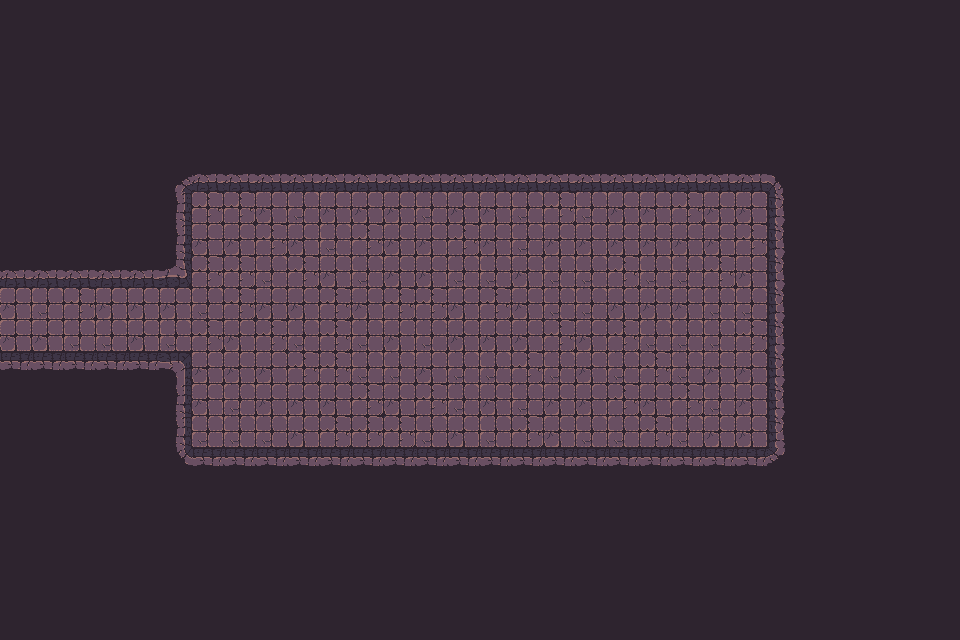

The image is a tile-based game level rendered from a .tmx file. Its description and complete source (layers, tilesets, objects, tile grids) follow:
An orthogonal 30x20 tile map with 32x32 px tiles, 1 tile layer (Tile layer 1), 2 tilesets and 57 objects.

<map version="1.10" tiledversion="1.11.2" orientation="orthogonal" renderorder="right-down" width="30" height="20" tilewidth="32" tileheight="32" infinite="0" nextlayerid="3" nextobjectid="1">
    <tileset firstgid="1" name="Town Tileset" tilewidth="32" tileheight="32" tilecount="64" columns="8">
        <image source="../../../tiles/World H Tileset.png" trans="ff00ff" width="256" height="256" />
        <tile id="4">
            <objectgroup draworder="index" id="2">
                <object id="1" x="0" y="0" width="32" height="32" />
            </objectgroup>
        </tile>
        <tile id="5">
            <objectgroup draworder="index" id="2">
                <object id="1" x="0" y="0" width="32" height="32" />
            </objectgroup>
        </tile>
        <tile id="6">
            <objectgroup draworder="index" id="2">
                <object id="1" x="0" y="0" width="32" height="32" />
            </objectgroup>
        </tile>
        <tile id="7">
            <objectgroup draworder="index" id="2">
                <object id="1" x="0" y="0" width="32" height="32" />
            </objectgroup>
        </tile>
        <tile id="8">
            <objectgroup draworder="index" id="2">
                <object id="1" x="0" y="0" width="32" height="32" />
            </objectgroup>
        </tile>
        <tile id="10">
            <objectgroup draworder="index" id="2">
                <object id="1" x="0" y="32" width="32" height="0" />
            </objectgroup>
        </tile>
        <tile id="11">
            <objectgroup draworder="index" id="2">
                <object id="1" x="0" y="32" width="32" height="0" />
                <object id="2" x="32" y="0" width="0" height="32" />
            </objectgroup>
        </tile>
        <tile id="12">
            <objectgroup draworder="index" id="2">
                <object id="1" x="32" y="0" width="0" height="32" />
            </objectgroup>
        </tile>
        <tile id="13">
            <objectgroup draworder="index" id="2">
                <object id="1" x="0" y="32" width="32" height="0" />
                <object id="2" x="0" y="32" width="32" height="0" />
                <object id="3" x="0" y="0" width="0" height="32" />
            </objectgroup>
        </tile>
        <tile id="14">
            <objectgroup draworder="index" id="2">
                <object id="1" x="0" y="0" width="0" height="32" />
            </objectgroup>
        </tile>
        <tile id="16">
            <objectgroup draworder="index" id="2">
                <object id="1" x="0" y="0" width="32" height="32" />
            </objectgroup>
        </tile>
        <tile id="24">
            <objectgroup draworder="index" id="2">
                <object id="1" x="0" y="0" width="32" height="32" />
            </objectgroup>
        </tile>
    </tileset>
    <tileset firstgid="65" name="Dungeon Crawler Tileset" tilewidth="32" tileheight="32" tilecount="100" columns="10">
        <image source="../../../tiles/Dungeon_Tile.png" trans="" width="320" height="320" />
        <tile id="2">
            <objectgroup draworder="index" id="2">
                <object id="1" x="0" y="0" width="32" height="32" />
            </objectgroup>
        </tile>
        <tile id="3">
            <objectgroup draworder="index" id="2">
                <object id="1" x="0" y="0" width="32" height="32" />
            </objectgroup>
        </tile>
        <tile id="4">
            <objectgroup draworder="index" id="2">
                <object id="1" x="0" y="0" width="32" height="32" />
            </objectgroup>
        </tile>
        <tile id="5">
            <objectgroup draworder="index" id="2">
                <object id="1" x="0" y="0" width="32" height="32" />
            </objectgroup>
        </tile>
        <tile id="6">
            <objectgroup draworder="index" id="2">
                <object id="1" x="0" y="0" width="32" height="32" />
            </objectgroup>
        </tile>
        <tile id="8">
            <objectgroup draworder="index" id="2">
                <object id="1" x="0" y="0" width="32" height="32" />
            </objectgroup>
        </tile>
        <tile id="12">
            <objectgroup draworder="index" id="2">
                <object id="1" x="0" y="0" width="32" height="32" />
            </objectgroup>
        </tile>
        <tile id="13">
            <objectgroup draworder="index" id="2">
                <object id="1" x="0" y="0" width="32" height="32" />
            </objectgroup>
        </tile>
        <tile id="14">
            <objectgroup draworder="index" id="2">
                <object id="1" x="0" y="0" width="32" height="32" />
            </objectgroup>
        </tile>
        <tile id="15">
            <objectgroup draworder="index" id="2">
                <object id="1" x="0" y="0" width="32" height="32" />
            </objectgroup>
        </tile>
        <tile id="16">
            <objectgroup draworder="index" id="2">
                <object id="1" x="0" y="0" width="32" height="32" />
            </objectgroup>
        </tile>
        <tile id="18">
            <objectgroup draworder="index" id="2">
                <object id="1" x="0" y="0" width="32" height="32" />
            </objectgroup>
        </tile>
        <tile id="22">
            <objectgroup draworder="index" id="2">
                <object id="1" x="0" y="0" width="32" height="32" />
            </objectgroup>
        </tile>
        <tile id="23">
            <objectgroup draworder="index" id="2">
                <object id="1" x="0" y="0" width="32" height="32" />
            </objectgroup>
        </tile>
        <tile id="24">
            <objectgroup draworder="index" id="2">
                <object id="1" x="0" y="0" width="32" height="32" />
            </objectgroup>
        </tile>
        <tile id="25">
            <objectgroup draworder="index" id="2">
                <object id="1" x="0" y="0" width="32" height="32" />
            </objectgroup>
        </tile>
        <tile id="26">
            <objectgroup draworder="index" id="2">
                <object id="1" x="0" y="0" width="32" height="32" />
            </objectgroup>
        </tile>
        <tile id="28">
            <objectgroup draworder="index" id="2">
                <object id="1" x="0" y="0" width="32" height="32" />
            </objectgroup>
        </tile>
        <tile id="32">
            <objectgroup draworder="index" id="2">
                <object id="1" x="0" y="0" width="32" height="32" />
            </objectgroup>
        </tile>
        <tile id="33">
            <objectgroup draworder="index" id="2">
                <object id="1" x="0" y="0" width="32" height="32" />
            </objectgroup>
        </tile>
        <tile id="34">
            <objectgroup draworder="index" id="2">
                <object id="1" x="0" y="0" width="32" height="32" />
            </objectgroup>
        </tile>
        <tile id="35">
            <objectgroup draworder="index" id="2">
                <object id="1" x="0" y="0" width="32" height="32" />
            </objectgroup>
        </tile>
        <tile id="36">
            <objectgroup draworder="index" id="2">
                <object id="1" x="0" y="0" width="32" height="32" />
            </objectgroup>
        </tile>
        <tile id="38">
            <objectgroup draworder="index" id="2">
                <object id="1" x="0" y="0" width="32" height="32" />
            </objectgroup>
        </tile>
        <tile id="42">
            <objectgroup draworder="index" id="2">
                <object id="1" x="0" y="0" width="32" height="32" />
            </objectgroup>
        </tile>
        <tile id="43">
            <objectgroup draworder="index" id="2">
                <object id="1" x="0" y="0" width="32" height="32" />
            </objectgroup>
        </tile>
        <tile id="44">
            <objectgroup draworder="index" id="2">
                <object id="1" x="0" y="0" width="32" height="32" />
            </objectgroup>
        </tile>
        <tile id="45">
            <objectgroup draworder="index" id="2">
                <object id="1" x="0" y="0" width="32" height="32" />
            </objectgroup>
        </tile>
        <tile id="46">
            <objectgroup draworder="index" id="2">
                <object id="1" x="0" y="0" width="32" height="32" />
            </objectgroup>
        </tile>
        <tile id="48">
            <objectgroup draworder="index" id="2">
                <object id="1" x="0" y="0" width="32" height="32" />
            </objectgroup>
        </tile>
        <tile id="52">
            <objectgroup draworder="index" id="2">
                <object id="1" x="0" y="0" width="32" height="32" />
            </objectgroup>
        </tile>
        <tile id="53">
            <objectgroup draworder="index" id="2">
                <object id="1" x="0" y="0" width="32" height="32" />
            </objectgroup>
        </tile>
        <tile id="54">
            <objectgroup draworder="index" id="2">
                <object id="1" x="0" y="0" width="32" height="32" />
            </objectgroup>
        </tile>
        <tile id="55">
            <objectgroup draworder="index" id="2">
                <object id="1" x="0" y="0" width="32" height="32" />
            </objectgroup>
        </tile>
        <tile id="56">
            <objectgroup draworder="index" id="2">
                <object id="1" x="0" y="0" width="32" height="32" />
            </objectgroup>
        </tile>
        <tile id="58">
            <objectgroup draworder="index" id="2">
                <object id="1" x="0" y="0" width="32" height="32" />
            </objectgroup>
        </tile>
        <tile id="62">
            <objectgroup draworder="index" id="2">
                <object id="1" x="0" y="0" width="32" height="32" />
            </objectgroup>
        </tile>
        <tile id="63">
            <objectgroup draworder="index" id="2">
                <object id="1" x="0" y="0" width="32" height="32" />
            </objectgroup>
        </tile>
        <tile id="64">
            <objectgroup draworder="index" id="2">
                <object id="1" x="0" y="0" width="32" height="32" />
            </objectgroup>
        </tile>
        <tile id="65">
            <objectgroup draworder="index" id="2">
                <object id="1" x="0" y="0" width="32" height="32" />
            </objectgroup>
        </tile>
        <tile id="66">
            <objectgroup draworder="index" id="2">
                <object id="1" x="0" y="0" width="32" height="32" />
            </objectgroup>
        </tile>
        <tile id="68">
            <objectgroup draworder="index" id="2">
                <object id="1" x="0" y="0" width="32" height="32" />
            </objectgroup>
        </tile>
    </tileset>
    <layer id="1" name="Tile layer 1" width="30" height="20">
        <data encoding="csv">
122,122,122,122,122,122,122,122,122,122,122,122,122,122,122,122,122,122,122,122,122,122,122,122,122,122,122,122,122,122,
122,122,122,122,122,122,122,122,122,122,122,122,122,122,122,122,122,122,122,122,122,122,122,122,122,122,122,122,122,122,
122,122,122,122,122,122,122,122,122,122,122,122,122,122,122,122,122,122,122,122,122,122,122,122,122,122,122,122,122,122,
122,122,122,122,122,122,122,122,122,122,122,122,122,122,122,122,122,122,122,122,122,122,122,122,122,122,122,122,122,122,
122,122,122,122,122,122,122,122,122,122,122,122,122,122,122,122,122,122,122,122,122,122,122,122,122,122,122,122,122,122,
122,122,122,122,122,67,68,68,68,68,68,68,68,68,68,68,68,68,68,68,68,68,68,68,69,122,122,122,122,122,
122,122,122,122,122,77,65,65,75,66,75,75,75,66,75,75,66,65,66,75,75,65,75,75,79,122,122,122,122,122,
122,122,122,122,122,77,75,75,65,75,66,65,75,75,65,75,66,75,75,75,75,75,75,65,79,122,122,122,122,122,
68,68,68,68,68,103,65,65,66,65,75,66,75,75,66,66,75,66,66,65,66,66,65,75,79,122,122,122,122,122,
75,66,65,75,75,75,66,65,75,75,65,75,65,65,75,65,75,66,66,75,75,75,66,66,79,122,122,122,122,122,
75,75,66,66,75,66,65,75,65,66,65,66,75,66,75,75,75,65,75,65,66,66,66,65,79,122,122,122,122,122,
88,88,88,88,88,73,75,75,75,65,65,66,66,75,66,66,65,66,75,66,65,66,75,75,79,122,122,122,122,122,
122,122,122,122,122,77,75,66,75,75,75,65,75,65,66,75,66,75,75,65,75,65,66,75,79,122,122,122,122,122,
122,122,122,122,122,77,66,66,66,75,65,65,65,66,75,66,65,75,66,66,65,66,75,75,79,122,122,122,122,122,
122,122,122,122,122,87,88,88,88,88,88,88,88,88,88,88,88,88,88,88,88,88,88,88,89,122,122,122,122,122,
122,122,122,122,122,122,122,122,122,122,122,122,122,122,122,122,122,122,122,122,122,122,122,122,122,122,122,122,122,122,
122,122,122,122,122,122,122,122,122,122,122,122,122,122,122,122,122,122,122,122,122,122,122,122,122,122,122,122,122,122,
122,122,122,122,122,122,122,122,122,122,122,122,122,122,122,122,122,122,122,122,122,122,122,122,122,122,122,122,122,122,
122,122,122,122,122,122,122,122,122,122,122,122,122,122,122,122,122,122,122,122,122,122,122,122,122,122,122,122,122,122,
122,122,122,122,122,122,122,122,122,122,122,122,122,122,122,122,122,122,122,122,122,122,122,122,122,122,122,122,122,122
        </data>
    </layer>
</map>
